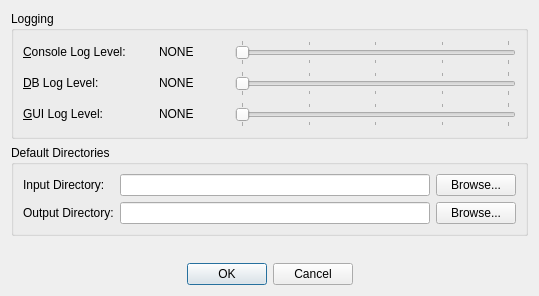
<?xml version="1.0" encoding="UTF-8"?>
<ui version="4.0">
 <class>dlgPreferences</class>
 <widget class="QDialog" name="dlgPreferences">
  <property name="windowModality">
   <enum>Qt::ApplicationModal</enum>
  </property>
  <property name="geometry">
   <rect>
    <x>0</x>
    <y>0</y>
    <width>539</width>
    <height>296</height>
   </rect>
  </property>
  <property name="windowTitle">
   <string>Preferences</string>
  </property>
  <property name="modal">
   <bool>true</bool>
  </property>
  <layout class="QVBoxLayout" name="verticalLayout_2">
   <item>
    <widget class="QGroupBox" name="grpLogging">
     <property name="sizePolicy">
      <sizepolicy hsizetype="Minimum" vsizetype="Fixed">
       <horstretch>0</horstretch>
       <verstretch>0</verstretch>
      </sizepolicy>
     </property>
     <property name="title">
      <string>Logging</string>
     </property>
     <layout class="QVBoxLayout" name="verticalLayout">
      <item>
       <layout class="QHBoxLayout" name="horizontalLayout">
        <item>
         <widget class="QLabel" name="lblConsoleLogLevel">
          <property name="sizePolicy">
           <sizepolicy hsizetype="Fixed" vsizetype="Fixed">
            <horstretch>0</horstretch>
            <verstretch>0</verstretch>
           </sizepolicy>
          </property>
          <property name="minimumSize">
           <size>
            <width>130</width>
            <height>0</height>
           </size>
          </property>
          <property name="text">
           <string>&amp;Console Log Level:</string>
          </property>
          <property name="textFormat">
           <enum>Qt::AutoText</enum>
          </property>
          <property name="alignment">
           <set>Qt::AlignLeading|Qt::AlignLeft|Qt::AlignVCenter</set>
          </property>
          <property name="textInteractionFlags">
           <set>Qt::LinksAccessibleByMouse</set>
          </property>
          <property name="buddy">
           <cstring>sliConsoleLogLevel</cstring>
          </property>
         </widget>
        </item>
        <item>
         <widget class="QLabel" name="lblConsoleLogLevelValue">
          <property name="sizePolicy">
           <sizepolicy hsizetype="Fixed" vsizetype="Fixed">
            <horstretch>0</horstretch>
            <verstretch>0</verstretch>
           </sizepolicy>
          </property>
          <property name="minimumSize">
           <size>
            <width>70</width>
            <height>0</height>
           </size>
          </property>
          <property name="text">
           <string>NONE</string>
          </property>
         </widget>
        </item>
        <item>
         <widget class="QSlider" name="sliConsoleLogLevel">
          <property name="minimum">
           <number>1</number>
          </property>
          <property name="maximum">
           <number>5</number>
          </property>
          <property name="pageStep">
           <number>1</number>
          </property>
          <property name="value">
           <number>1</number>
          </property>
          <property name="orientation">
           <enum>Qt::Horizontal</enum>
          </property>
          <property name="tickPosition">
           <enum>QSlider::TicksBothSides</enum>
          </property>
          <property name="tickInterval">
           <number>1</number>
          </property>
         </widget>
        </item>
       </layout>
      </item>
      <item>
       <layout class="QHBoxLayout" name="horizontalLayout_2">
        <item>
         <widget class="QLabel" name="lblDBLogLevel">
          <property name="sizePolicy">
           <sizepolicy hsizetype="Fixed" vsizetype="Fixed">
            <horstretch>0</horstretch>
            <verstretch>0</verstretch>
           </sizepolicy>
          </property>
          <property name="minimumSize">
           <size>
            <width>130</width>
            <height>0</height>
           </size>
          </property>
          <property name="text">
           <string>&amp;DB Log Level:</string>
          </property>
          <property name="alignment">
           <set>Qt::AlignLeading|Qt::AlignLeft|Qt::AlignVCenter</set>
          </property>
          <property name="buddy">
           <cstring>sliDBLogLevel</cstring>
          </property>
         </widget>
        </item>
        <item>
         <widget class="QLabel" name="lblDBLogLevelValue">
          <property name="sizePolicy">
           <sizepolicy hsizetype="Fixed" vsizetype="Fixed">
            <horstretch>0</horstretch>
            <verstretch>0</verstretch>
           </sizepolicy>
          </property>
          <property name="minimumSize">
           <size>
            <width>70</width>
            <height>0</height>
           </size>
          </property>
          <property name="text">
           <string>NONE</string>
          </property>
         </widget>
        </item>
        <item>
         <widget class="QSlider" name="sliDBLogLevel">
          <property name="minimum">
           <number>1</number>
          </property>
          <property name="maximum">
           <number>5</number>
          </property>
          <property name="pageStep">
           <number>1</number>
          </property>
          <property name="value">
           <number>1</number>
          </property>
          <property name="orientation">
           <enum>Qt::Horizontal</enum>
          </property>
          <property name="tickPosition">
           <enum>QSlider::TicksBothSides</enum>
          </property>
          <property name="tickInterval">
           <number>1</number>
          </property>
         </widget>
        </item>
       </layout>
      </item>
      <item>
       <layout class="QHBoxLayout" name="horizontalLayout_4">
        <item>
         <widget class="QLabel" name="lblGUILogLevel">
          <property name="sizePolicy">
           <sizepolicy hsizetype="Fixed" vsizetype="Fixed">
            <horstretch>0</horstretch>
            <verstretch>0</verstretch>
           </sizepolicy>
          </property>
          <property name="minimumSize">
           <size>
            <width>130</width>
            <height>0</height>
           </size>
          </property>
          <property name="text">
           <string>&amp;GUI Log Level:</string>
          </property>
          <property name="alignment">
           <set>Qt::AlignLeading|Qt::AlignLeft|Qt::AlignVCenter</set>
          </property>
          <property name="buddy">
           <cstring>sliGUILogLevel</cstring>
          </property>
         </widget>
        </item>
        <item>
         <widget class="QLabel" name="lblGUILogLevelValue">
          <property name="sizePolicy">
           <sizepolicy hsizetype="Fixed" vsizetype="Fixed">
            <horstretch>0</horstretch>
            <verstretch>0</verstretch>
           </sizepolicy>
          </property>
          <property name="minimumSize">
           <size>
            <width>70</width>
            <height>0</height>
           </size>
          </property>
          <property name="text">
           <string>NONE</string>
          </property>
         </widget>
        </item>
        <item>
         <widget class="QSlider" name="sliGUILogLevel">
          <property name="minimum">
           <number>1</number>
          </property>
          <property name="maximum">
           <number>5</number>
          </property>
          <property name="pageStep">
           <number>1</number>
          </property>
          <property name="value">
           <number>1</number>
          </property>
          <property name="orientation">
           <enum>Qt::Horizontal</enum>
          </property>
          <property name="tickPosition">
           <enum>QSlider::TicksBothSides</enum>
          </property>
          <property name="tickInterval">
           <number>1</number>
          </property>
         </widget>
        </item>
       </layout>
      </item>
     </layout>
    </widget>
   </item>
   <item>
    <widget class="QGroupBox" name="grpDir">
     <property name="title">
      <string>Default Directories</string>
     </property>
     <layout class="QGridLayout" name="gridLayout">
      <item row="0" column="0">
       <widget class="QLabel" name="lblInput">
        <property name="text">
         <string>Input Directory:</string>
        </property>
       </widget>
      </item>
      <item row="0" column="1">
       <widget class="QLineEdit" name="ledInput"/>
      </item>
      <item row="0" column="2">
       <widget class="QPushButton" name="psbInput">
        <property name="text">
         <string>Browse...</string>
        </property>
       </widget>
      </item>
      <item row="1" column="0">
       <widget class="QLabel" name="lblOutput">
        <property name="text">
         <string>Output Directory:</string>
        </property>
       </widget>
      </item>
      <item row="1" column="1">
       <widget class="QLineEdit" name="ledOutput"/>
      </item>
      <item row="1" column="2">
       <widget class="QPushButton" name="psbOutput">
        <property name="text">
         <string>Browse...</string>
        </property>
       </widget>
      </item>
     </layout>
    </widget>
   </item>
   <item>
    <spacer name="spcSpacer">
     <property name="orientation">
      <enum>Qt::Vertical</enum>
     </property>
     <property name="sizeHint" stdset="0">
      <size>
       <width>20</width>
       <height>176</height>
      </size>
     </property>
    </spacer>
   </item>
   <item>
    <widget class="QDialogButtonBox" name="btbButtons">
     <property name="orientation">
      <enum>Qt::Horizontal</enum>
     </property>
     <property name="standardButtons">
      <set>QDialogButtonBox::Cancel|QDialogButtonBox::Ok</set>
     </property>
     <property name="centerButtons">
      <bool>true</bool>
     </property>
    </widget>
   </item>
  </layout>
 </widget>
 <tabstops>
  <tabstop>sliConsoleLogLevel</tabstop>
  <tabstop>sliDBLogLevel</tabstop>
  <tabstop>sliGUILogLevel</tabstop>
  <tabstop>btbButtons</tabstop>
 </tabstops>
 <resources/>
 <connections>
  <connection>
   <sender>btbButtons</sender>
   <signal>accepted()</signal>
   <receiver>dlgPreferences</receiver>
   <slot>accept()</slot>
   <hints>
    <hint type="sourcelabel">
     <x>248</x>
     <y>254</y>
    </hint>
    <hint type="destinationlabel">
     <x>157</x>
     <y>274</y>
    </hint>
   </hints>
  </connection>
  <connection>
   <sender>btbButtons</sender>
   <signal>rejected()</signal>
   <receiver>dlgPreferences</receiver>
   <slot>reject()</slot>
   <hints>
    <hint type="sourcelabel">
     <x>316</x>
     <y>260</y>
    </hint>
    <hint type="destinationlabel">
     <x>286</x>
     <y>274</y>
    </hint>
   </hints>
  </connection>
 </connections>
</ui>
